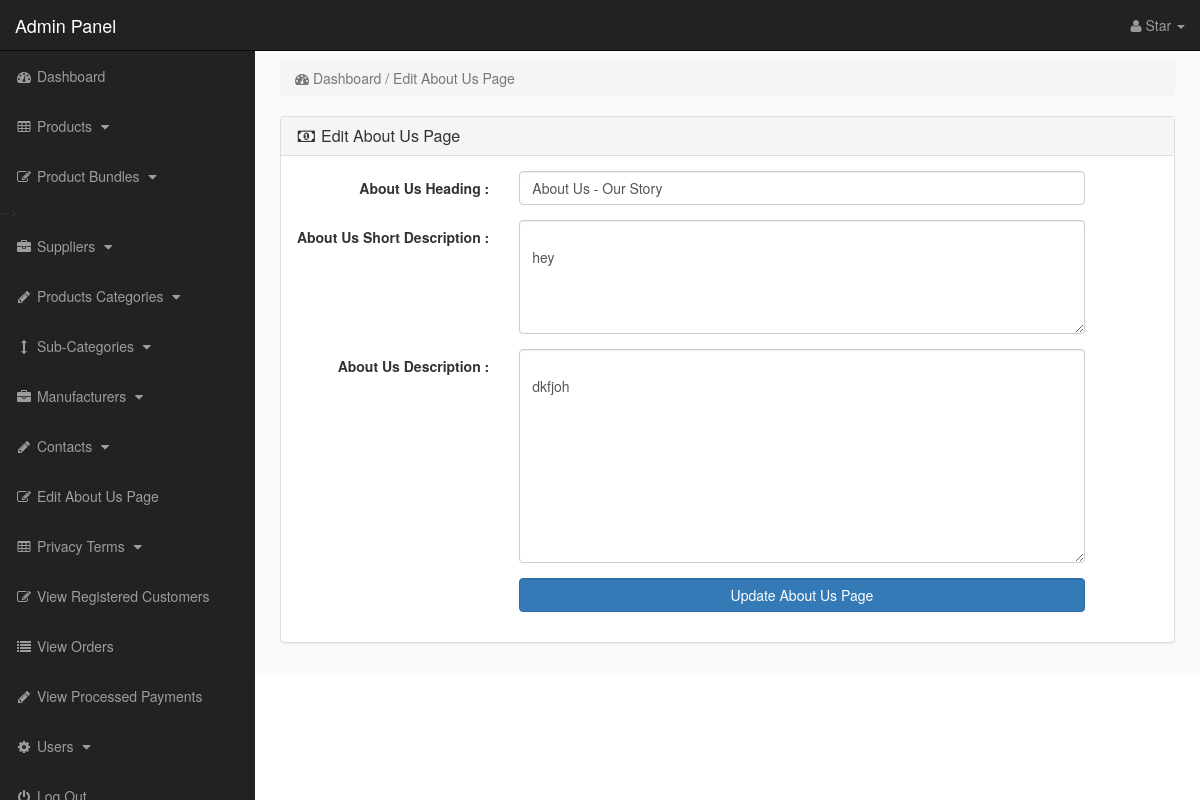
The page /admin_area/index.php?edit_about_us (signed in) on the database its author committed.
### tables this page shows
CREATE TABLE `about_us` (
  `about_id` int(10) NOT NULL,
  `about_heading` text NOT NULL,
  `about_short_desc` text NOT NULL,
  `about_desc` text NOT NULL
);

### admin_area/edit_about_us.php (the view, shortened to what this page needs)
<?php
if(!isset($_SESSION['admin_email'])){
echo "<script>window.open('login.php','_self')</script>";
}
else {
?>
<?php
$get_about_us = "select * from about_us";
$run_about_us = mysqli_query($con,$get_about_us);
$row_about_us = mysqli_fetch_array($run_about_us);
$about_heading = $row_about_us['about_heading'];
$about_short_desc = $row_about_us['about_short_desc'];
$about_desc = $row_about_us['about_desc'];
?>
<div class="row" >
<div class="col-lg-12" >
<ol class="breadcrumb">
<li class="active">
<i class="fa fa-dashboard" ></i> Dashboard / Edit About Us Page
</li>
</ol>
</div>
</div>
<div class="row">
<div class="col-lg-12">
<div class="panel panel-default">
<div class="panel-heading">
<h3 class="panel-title">
<i class="fa fa-money fa-fw"></i> Edit About Us Page
</h3>
</div>
<div class="panel-body">
<form method="post" class="form-horizontal">
<div class="form-group">
<label class="col-md-3 control-label"> About Us Heading : </label>
<div class="col-md-8">
<input type="text" name="about_heading" class="form-control" value="<?php echo $about_heading; ?>">
</div>
</div>
<div class="form-group">
<label class="col-md-3 control-label"> About Us Short Description : </label>
<div class="col-md-8">
<textarea name="about_short_desc" class="form-control" rows="5">
<?php echo $about_short_desc; ?>
</textarea>
</div>
</div>
<div class="form-group">
<label class="col-md-3 control-label"> About Us Description : </label>
<div class="col-md-8">
<textarea name="about_desc" id="about_desc" class="form-control" rows="10">
<?php echo $about_desc; ?>
</textarea>
</div>
</div>
<div class="form-group">
<label class="col-md-3 control-label"> </label>
<div class="col-md-8">
<input type="submit" name="submit" value="Update About Us Page" class="btn btn-primary form-control">
</div>
</div>
</form>
</div>
</div>
</div>
</div>
<?php } ?>

### admin_area/includes/sidebar.php (shortened to what this page needs)
<?php
if(!isset($_SESSION['admin_email'])){
echo "<script>window.open('login.php','_self')</script>";
}
else {
?>
<nav class="navbar navbar-inverse navbar-fixed-top" >
<div class="navbar-header" >
<a class="navbar-brand" href="index.php?dashboard" >Admin Panel</a>
</div>
<ul class="nav navbar-right top-nav" >
<li class="dropdown" >
<a href="#" class="dropdown-toggle" data-toggle="dropdown" >
<i class="fa fa-user" ></i>
<?php echo $admin_name; ?> <b class="caret" ></b>
</a>
</li>
</ul>
<div class="collapse navbar-collapse navbar-ex1-collapse">
<ul class="nav navbar-nav side-nav">
<li>
<a href="index.php?dashboard">
<i class="fa fa-fw fa-dashboard"></i> Dashboard
</a>
</li>
<li>
<a href="#" data-toggle="collapse" data-target="#products">
<i class="fa fa-fw fa-table"></i> Products
<i class="fa fa-fw fa-caret-down"></i>
</a>
</li>
<li>
<a href="#" data-toggle="collapse" data-target="#bundles">
<i class="fa fa-fw fa-edit"></i> Product Bundles
<i class="fa fa-fw fa-caret-down"></i>
</a>
<li>
<a href="#" data-toggle="collapse" data-target="#manufacturers">
<i class="fa fa-fw fa-briefcase"></i> Suppliers
<i class="fa fa-fw fa-caret-down"></i>
</a>
</li>
<li>
<a href="#" data-toggle="collapse" data-target="#p_cat">
<i class="fa fa-fw fa-pencil"></i> Products Categories
<i class="fa fa-fw fa-caret-down"></i>
</a>
</li>
<li>
<a href="#" data-toggle="collapse" data-target="#cat">
<i class="fa fa-fw fa-arrows-v"></i> Sub-Categories
<i class="fa fa-fw fa-caret-down"></i>
</a>
</li>
<li>
<a href="#" data-toggle="collapse" data-target="#store">
<i class="fa fa-fw fa-briefcase"></i> Manufacturers
<i class="fa fa-fw fa-caret-down"></i>
</a>
</li>
<li>
<a href="#" data-toggle="collapse" data-target="#contact_us">
<i class="fa fa-fw fa-pencil"> </i> Contacts
<i class="fa fa-fw fa-caret-down"></i>
</a>
</li>
<li>
<a href="index.php?edit_about_us">
<i class="fa fa-fw fa-edit"></i> Edit About Us Page
</a>
</li>
<li>
<a href="#" data-toggle="collapse" data-target="#terms" >
<i class="fa fa-fw fa-table"></i> Privacy Terms
<i class="fa fa-fw fa-caret-down"></i>
</a>
</li>
<li>
<a href="index.php?view_customers">
<i class="fa fa-fw fa-edit"></i> View Registered Customers
</a>
</li>
<li>
<a href="index.php?view_orders">
<i class="fa fa-fw fa-list"></i> View Orders
</a>
</li>
<li>
<a href="index.php?view_payments">
<i class="fa fa-fw fa-pencil"></i> View  Processed Payments
</a>
</li>
<li>
<a href="#" data-toggle="collapse" data-target="#users">
<i class="fa fa-fw fa-gear"></i> Users
<i class="fa fa-fw fa-caret-down"></i>
</a>
</li>
<li>
<a href="logout.php">
<i class="fa fa-fw fa-power-off"></i> Log Out
</a>
</li>
</ul>
</div>
</nav>
<?php } ?>

### admin_area/css/style.css (style rules this page uses)
body { margin-top:100px; }
@media (min-width: 768px) { body { margin-top:50px; } }
.top-nav { padding:0 15px; }
.top-nav>li { display:inline-block; float:left; }
.top-nav>li>a { padding-top:15px; padding-bottom:15px; line-height:20px; color:#999; }
@media (min-width: 768px) { .side-nav { position:fixed; top:51px; width:255px; border-radius:0; overflow-y:auto; background-color: #222; bottom:0; overflow-x:hidden; padding-bottom:40px; } }
@media (min-width: 768px) { .side-nav>li>a { width:255px; } }
.panel-body { border-radius:5px; }

### rows shown on the page
about_us: about_heading "About Us - Our Story", about_short_desc "hey", about_desc "dkfjoh"

### other values the page prints
$admin_name "Star"
